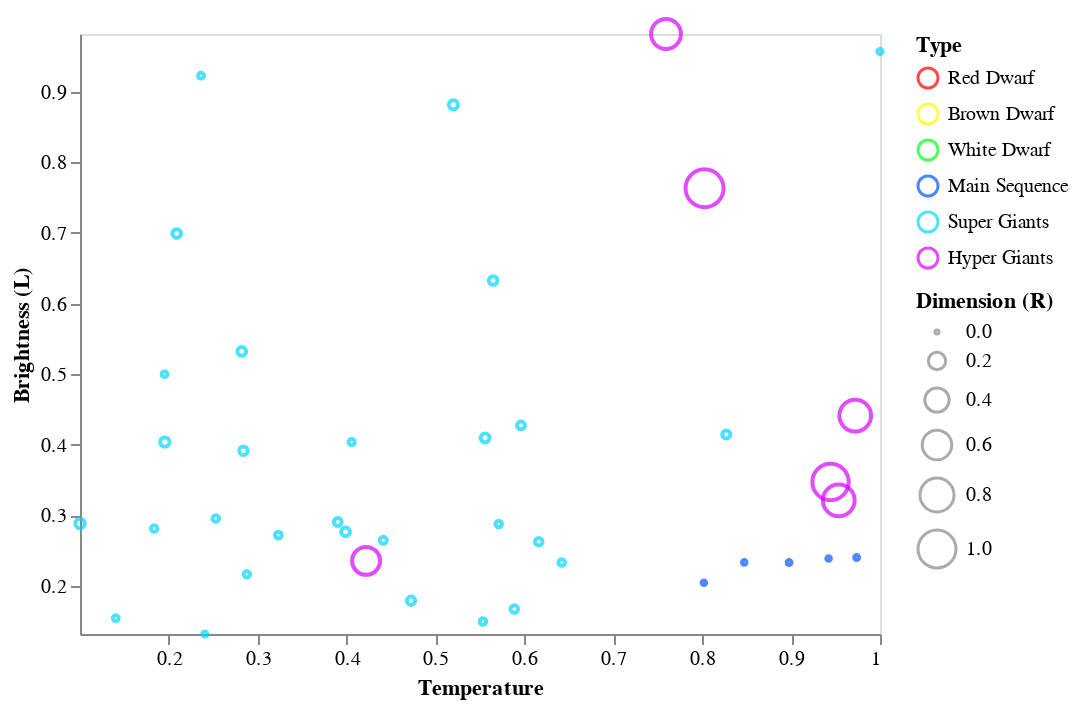

This figure's notebook cell:
### Markdown cell above
Come il precedente grafico del dataset completo, non possiamo ricavare molte informazioni utili: i dati sono distribuiti in tutto l'intervallo. La differenza col grafico precedente è che qui i dati rappresentanti sono normalizzati quindi compresi nell'intervallo 0-1

Vengono ora rappresentati i grafici relativi alle singole classi spettrali considerando luminosità, temperatura, dimensione e tipo di stella

### Code cell
data = dataset[dataset['Spectral_Class'] == 'O']

dom = ['Red Dwarf', 'Brown Dwarf', 'White Dwarf', 'Main Sequence', 'Super Giants', 'Hyper Giants']
rng = ['#fc0000', '#fffb00', '#00ff15', '#0055ff', '#00d5ff', '#d400ff']

alt.Chart(data).mark_point().encode( 
    
    x = alt.X('Temperature',
         scale = alt.Scale(domain = (min(data.Temperature), max(data.Temperature))),
         axis = alt.Axis(format='K', title='Temperature', grid = False)
         ),
    
    y = alt.Y('L',
         scale = alt.Scale(domain = (min(data.L), max(data.L))),
         axis = alt.Axis(format='K', title='Brightness (L)', grid = False)
         ),
    
    size = alt.Size('R', legend = alt.Legend(title = 'Dimension (R)')),
    
    color = alt.Color('Type', scale=alt.
                    Scale(domain=dom, range=rng))
    
)

### Figure 1 — Vega-Lite specification as saved in the notebook (floating-point values rounded to 4 significant figures)
{"config": {"view": {"continuousWidth": 400, "continuousHeight": 300}}, "data": {"name": "data-7f8a1b33dfd605b3d865c1abbbe713b0"}, "mark": "point", "encoding": {"color": {"type": "nominal", "field": "Type", "scale": {"domain": ["Red Dwarf", "Brown Dwarf", "White Dwarf", "Main Sequence", "Super Giants", "Hyper Giants"], "range": ["#fc0000", "#fffb00", "#00ff15", "#0055ff", "#00d5ff", "#d400ff"]}}, "size": {"type": "quantitative", "field": "R", "legend": {"title": "Dimension (R)"}}, "x": {"type": "quantitative", "axis": {"format": "K", "grid": false, "title": "Temperature"}, "field": "Temperature", "scale": {"domain": [0.1002, 1.0]}}, "y": {"type": "quantitative", "axis": {"format": "K", "grid": false, "title": "Brightness (L)"}, "field": "L", "scale": {"domain": [0.1319, 0.9819]}}}, "$schema": "https://vega.github.io/schema/vega-lite/v4.8.1.json", "datasets": {"data-7f8a1b33dfd605b3d865c1abbbe713b0": [{"Temperature": 0.9737, "L": 0.2402, "R": 0.005436, "A_M": 0.2258, "Color": "Blue", "Spectral_Class": "O", "Type": "Main Sequence"}, {"Temperature": 0.8977, "L": 0.2331, "R": 0.005231, "A_M": 0.2351, "Color": "Blue", "Spectral_Class": "O", "Type": "Main Sequence"}, {"Temperature": 1.0, "L": 0.9571, "R": 0.007181, "A_M": 0.1779, "Color": "Blue", "Spectral_Class": "O", "Type": "Super Giants"}, {"Temperature": 0.5533, "L": 0.1495, "R": 0.01847, "A_M": 0.1926, "Color": "Blue", "Spectral_Class": "O", "Type": "Super Giants"}, {"Temperature": 0.3989, "L": 0.2767, "R": 0.04259, "A_M": 0.1573, "Color": "Blue", "Spectral_Class": "O", "Type": "Super Giants"}, {"Temperature": 0.2406, "L": 0.1319, "R": 0.006154, "A_M": 0.1879, "Color": "Blue", "Spectral_Class": "O", "Type": "Super Giants"}, {"Temperature": 0.3233, "L": 0.272, "R": 0.02155, "A_M": 0.1814, "Color": "Blue", "Spectral_Class": "O", "Type": "Super Giants"}, {"Temperature": 0.5962, "L": 0.4274, "R": 0.03233, "A_M": 0.1904, "Color": "Blue", "Spectral_Class": "O", "Type": "Super Giants"}, {"Temperature": 0.2878, "L": 0.2166, "R": 0.01847, "A_M": 0.1745, "Color": "Blue", "Spectral_Class": "O", "Type": "Super Giants"}, {"Temperature": 0.5887, "L": 0.1672, "R": 0.02925, "A_M": 0.1776, "Color": "Blue", "Spectral_Class": "O", "Type": "Super Giants"}, {"Temperature": 0.8271, "L": 0.4144, "R": 0.03438, "A_M": 0.1917, "Color": "Blue", "Spectral_Class": "O", "Type": "Super Giants"}, {"Temperature": 0.9422, "L": 0.2389, "R": 0.003516, "A_M": 0.2301, "Color": "Blue", "Spectral_Class": "O", "Type": "Main Sequence"}, {"Temperature": 0.6161, "L": 0.2625, "R": 0.02925, "A_M": 0.1876, "Color": "Blue", "Spectral_Class": "O", "Type": "Super Giants"}, {"Temperature": 0.253, "L": 0.2955, "R": 0.01847, "A_M": 0.1775, "Color": "Blue", "Spectral_Class": "O", "Type": "Super Giants"}, {"Temperature": 0.2821, "L": 0.5321, "R": 0.04259, "A_M": 0.197, "Color": "Blue", "Spectral_Class": "O", "Type": "Super Giants"}, {"Temperature": 0.1002, "L": 0.2884, "R": 0.04978, "A_M": 0.1654, "Color": "Blue", "Spectral_Class": "O", "Type": "Super Giants"}, {"Temperature": 0.1836, "L": 0.2814, "R": 0.01796, "A_M": 0.1432, "Color": "Blue", "Spectral_Class": "O", "Type": "Super Giants"}, {"Temperature": 0.1404, "L": 0.1542, "R": 0.01231, "A_M": 0.147, "Color": "Blue", "Spectral_Class": "O", "Type": "Super Giants"}, {"Temperature": 0.4725, "L": 0.1789, "R": 0.03746, "A_M": 0.1948, "Color": "Blue", "Spectral_Class": "O", "Type": "Super Giants"}, {"Temperature": 0.642, "L": 0.2331, "R": 0.02001, "A_M": 0.1904, "Color": "Blue", "Spectral_Class": "O", "Type": "Super Giants"}, {"Temperature": 0.4058, "L": 0.4037, "R": 0.01539, "A_M": 0.1823, "Color": "Blue", "Spectral_Class": "O", "Type": "Super Giants"}, {"Temperature": 0.1953, "L": 0.4998, "R": 0.01231, "A_M": 0.1854, "Color": "Blue", "Spectral_Class": "O", "Type": "Super Giants"}, {"Temperature": 0.422, "L": 0.2355, "R": 0.5363, "A_M": 0.1132, "Color": "Blue", "Spectral_Class": "O", "Type": "Hyper Giants"}, {"Temperature": 0.8474, "L": 0.2333, "R": 0.003275, "A_M": 0.2298, "Color": "Blue", "Spectral_Class": "O", "Type": "Main Sequence"}, {"Temperature": 0.8019, "L": 0.2046, "R": 0.003197, "A_M": 0.2364, "Color": "Blue", "Spectral_Class": "O", "Type": "Main Sequence"}, {"Temperature": 0.5712, "L": 0.2876, "R": 0.01796, "A_M": 0.1767, "Color": "Blue", "Spectral_Class": "O", "Type": "Super Giants"}, {"Temperature": 0.284, "L": 0.3915, "R": 0.039, "A_M": 0.1532, "Color": "Blue", "Spectral_Class": "O", "Type": "Super Giants"}, {"Temperature": 0.1956, "L": 0.4037, "R": 0.05029, "A_M": 0.1545, "Color": "Blue", "Spectral_Class": "O", "Type": "Super Giants"}, {"Temperature": 0.5649, "L": 0.6327, "R": 0.04157, "A_M": 0.1859, "Color": "Blue", "Spectral_Class": "O", "Type": "Super Giants"}, {"Temperature": 0.3901, "L": 0.2905, "R": 0.03182, "A_M": 0.1742, "Color": "Blue", "Spectral_Class": "O", "Type": "Super Giants"}, {"Temperature": 0.4413, "L": 0.2646, "R": 0.0236, "A_M": 0.1398, "Color": "Blue", "Spectral_Class": "O", "Type": "Super Giants"}, {"Temperature": 0.209, "L": 0.6992, "R": 0.04105, "A_M": 0.1457, "Color": "Blue", "Spectral_Class": "O", "Type": "Super Giants"}, {"Temperature": 0.2362, "L": 0.9229, "R": 0.01283, "A_M": 0.1781, "Color": "Blue", "Spectral_Class": "O", "Type": "Super Giants"}, {"Temperature": 0.5558, "L": 0.4095, "R": 0.04413, "A_M": 0.1881, "Color": "Blue", "Spectral_Class": "O", "Type": "Super Giants"}, {"Temperature": 0.5202, "L": 0.8816, "R": 0.04721, "A_M": 0.143, "Color": "Blue", "Spectral_Class": "O", "Type": "Super Giants"}, {"Temperature": 0.9536, "L": 0.3212, "R": 0.6959, "A_M": 0.08224, "Color": "Blue", "Spectral_Class": "O", "Type": "Hyper Giants"}, {"Temperature": 0.8027, "L": 0.7634, "R": 1.0, "A_M": 0.03377, "Color": "Blue", "Spectral_Class": "O", "Type": "Hyper Giants"}, {"Temperature": 0.9721, "L": 0.4413, "R": 0.6959, "A_M": 0.06223, "Color": "Blue", "Spectral_Class": "O", "Type": "Hyper Giants"}, {"Temperature": 0.7593, "L": 0.9819, "R": 0.6128, "A_M": 0.04034, "Color": "Blue", "Spectral_Class": "O", "Type": "Hyper Giants"}, {"Temperature": 0.9444, "L": 0.3472, "R": 0.9151, "A_M": 0.1288, "Color": "Blue", "Spectral_Class": "O", "Type": "Hyper Giants"}]}}
